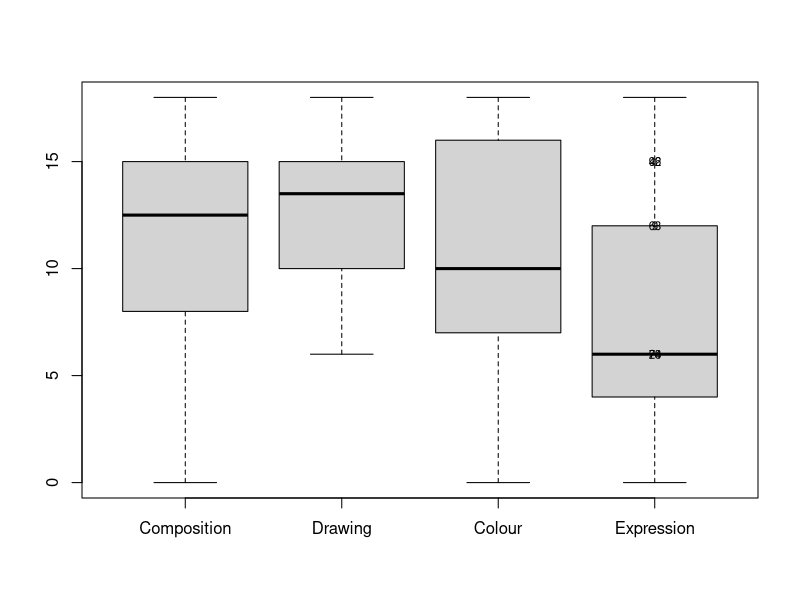
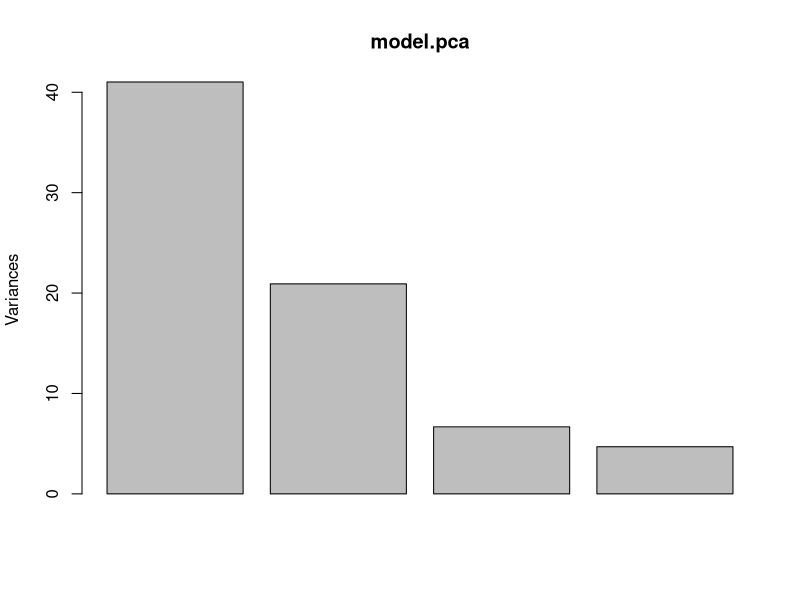
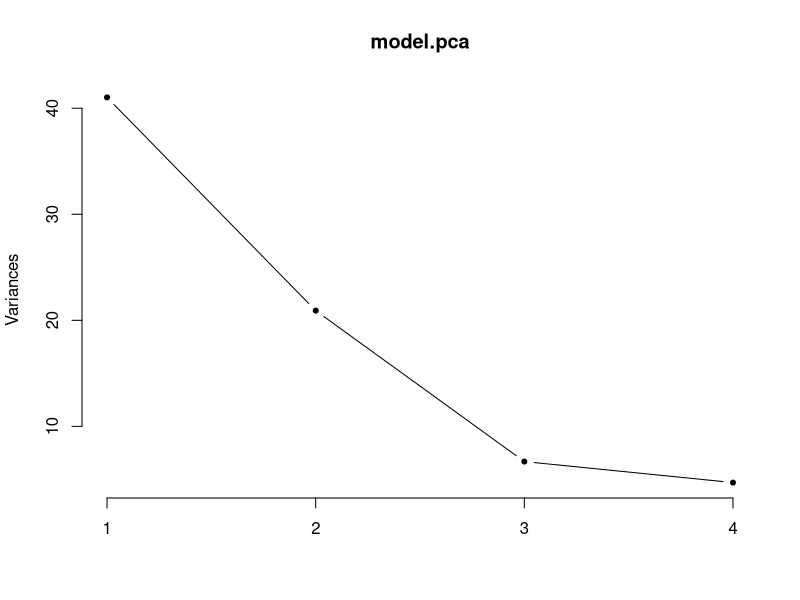
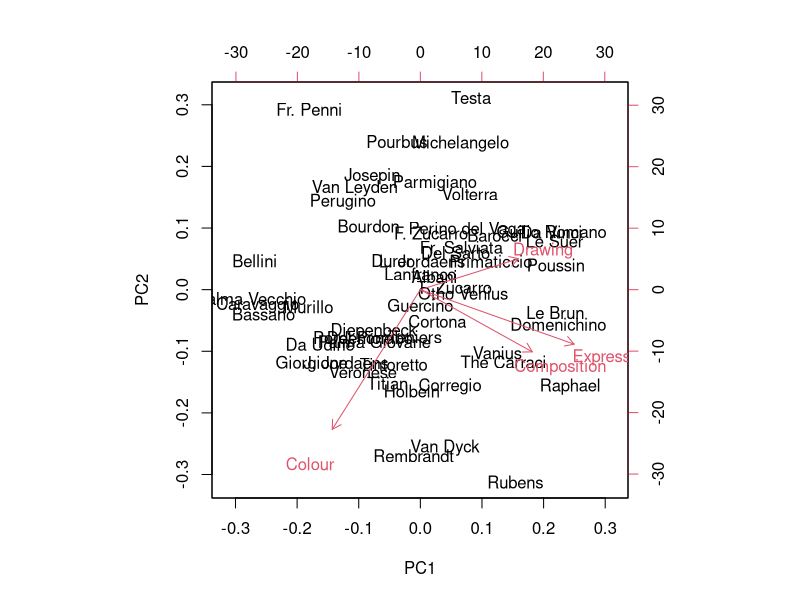
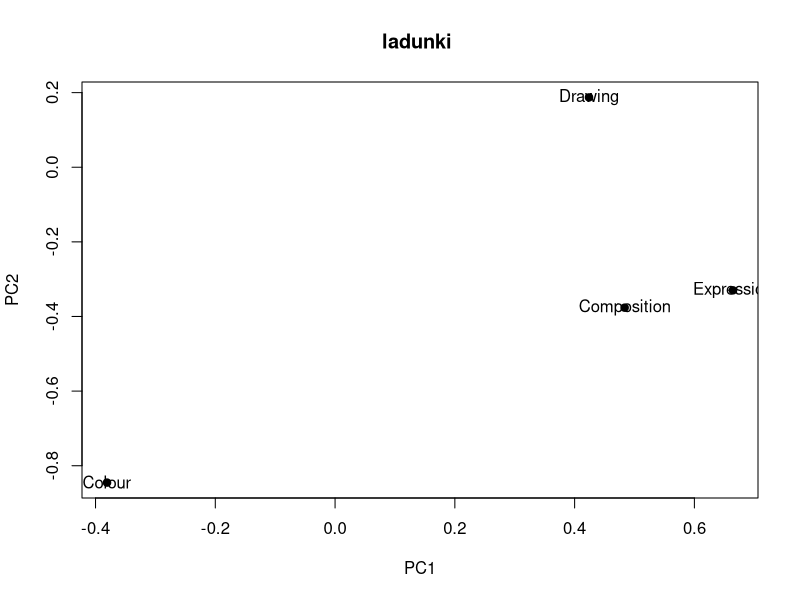
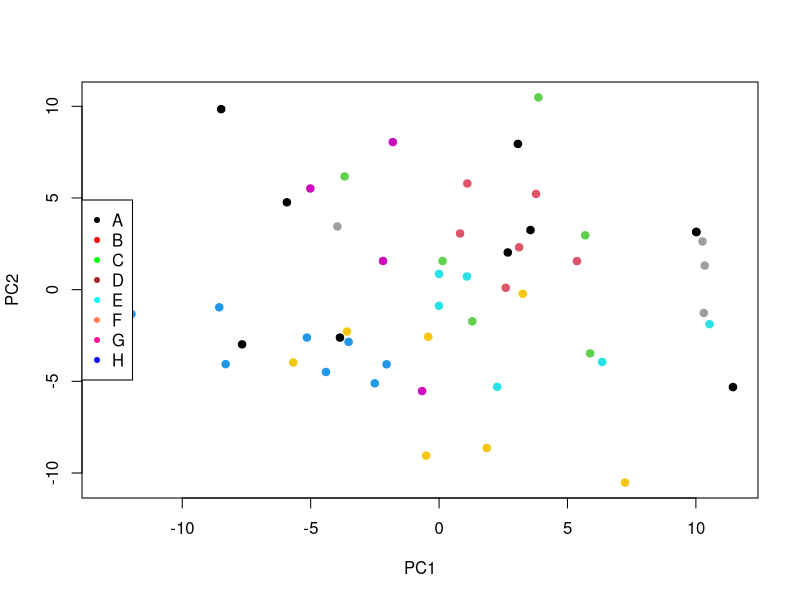

These charts were generated, in order, by the following R code:
#####################################################################################
##                    ZADANIE 1                                                 #####
#####################################################################################

#1. Uøywjπc zbioru painters (subiektywne oceny malarzy) z pakietu MASS wykonaj analizÍ
#sk≥adowych g≥ównych. Zbadaj ≥adunki trzech pierwszych sk≥adowych g≥ównych. Narysuj
#diagram rozrzutu dla dwóch pierwszych sk≥adowych g≥ównych uøywajπc róønych
#kolorów lub symboli do rozróønienia szkó≥ malarstwa.

library(MASS)
?painters
painters
group<-factor(painters$School)
#usuwam z analizy kolumne dotyczaca szkol
painters<-painters[,-5]
#wykres pudelkowy  dla poszczegolnych zmiennych
boxplot(painters); var(painters)
text(painters, labels = c(1:100), cex = 0.7) # Scatterplot with data id

#budowanie modelu
# nie ma zbyt duzej roznicy w skali
# dodatkowo w dokumentacj dla painters widze skladowe sa  w skali 0-20 ( z wyjatkiem szkoly, ale ta wczesniej zostala usunieta)
#dlatego nie decyduje sie na skalowanie
model.pca <- prcomp(painters) 

#Wyznaczanie ilosci skladowych glownych potrzebnych do analizy

# wykres ten przedstawia ile wariancji jest wyjasnionych przez kolejne zmienne
plot(model.pca)
#te same wiadomosci jak na wykresie powyzej, ale w postaci tabelki
summary(model.pca)

round(cor(scale(painters), model.pca$x), 2) # Korelacja pomiedzy orginalnymi zmiennymi, a składowymi glownymi
round(cor(scale(painters), model.pca$x)^2, 2) # Korelacja^2: wielkość wariancji , każdej ze zmiennych, które są "wyjasnione"
#przez składowe głown; suma w wierszu rowna 1
# również tu widac, że najwiekszy wpły na zmienność maja PC1 i PC2, zaś najmniejszą, pomijalną PC4

# pierwsze 2 skladowe PC1,PC2 wyjasniaja zmiennosc w 84,5%
# zas pierwsze PC1,PC2,PC3 w 93,6%
#wykres osypiska -gdzie widac, ktore zmienne skladowe maja najwiekszy wplyw na zmiennosc
screeplot(model.pca, type = 'l', pch = 20)
# z wykresu widac, ze 2 pierwsze skladowe maja największy wpływ na zmiennosci



#biplot dla modelu
biplot(model.pca)

#biplot przenosi nam 4 wymiarowy uklad na 2 wymiarowy. Osie układu wspolrzędnych reprezentuja dwie pierwsze głowne składowe, na które
# zrzutowana została przestrzen obserwacji
#strzałki z nawami zmiennych pokazuja w jakim kierunku i jak bardzo wpływaja one na głowne skladowe. Ponadto ich wzajemne 
#połozenie mówi o korelacji miedzy nimi
#  - jeśli wektory są prostopadłe to zmienne nie są skorelowane
#  - mały kąt miedzy wektorami oznacza dużą korelację
#  - kat bliski pólpelnemu oznacza korelacje ujemna
# zaznaczone na wykresie punkty odpowiadaja poszczegłolnym obserwacją
# gdy rosnie zmienna Drawing maleje Colour, zmienne Drawing, Expression, Composition sa z soba skorelowane


 

#Badam ładunki 3 pierwszych 

model.pca$rotation[,1:3]

#zmienna składowa PC1 ma dodatni ładunek dla zmiennych "Composition", "Drawing", Expression", zaś ujemny dla "Colour"
# zmienna składowa PC2 ma ujemny ładunek dla "composition", "Colour", "Expresion" zas dodatni dla "Drawing"
# zmienna składowa PC3 ma dodatni ładunek dla "Drawing", "Colour", "Expression"

#wykres dla ładunków (loadings)

plot(model.pca$rotation[,1:3],   # x and y data
     pch=21,              # ksztalt
     bg="black",          # kolor
     cex=1,               # wielkosc punktu
     main="ladunki "      # tytul
)
text(model.pca$rotation[,1:3],             
     labels=rownames(model.pca$rotation))   # print labels



plot(model.pca$x, pch = 20, col = group, cex=1.5) # Only first two principal components
legend('left', 
       legend = c('A', 'B','C', 'D','E', 'F', 'G', 'H'), 
       pch = 20, 
       col = c('black', 'red','green', 'brown','cyan', 'coral','deeppink', 'blue'), 
       bty = 'y')







#####################################################################################
##                    ZADANIE 2                                                 #####
#####################################################################################

#2. Uøywajπc zmiennych ciπg≥ych oraz porzπdkowych ze zbioru danych Cars93 z pakietu
#MASS wykonaj analizÍ sk≥adowych g≥ównych. Porównaj (na osobnych wykresach):
#  • samochody amerykaÒskie i inne (Origin),
#• typy samochodów (Type).

#https://www.datacamp.com/community/tutorials/pca-analysis-r
